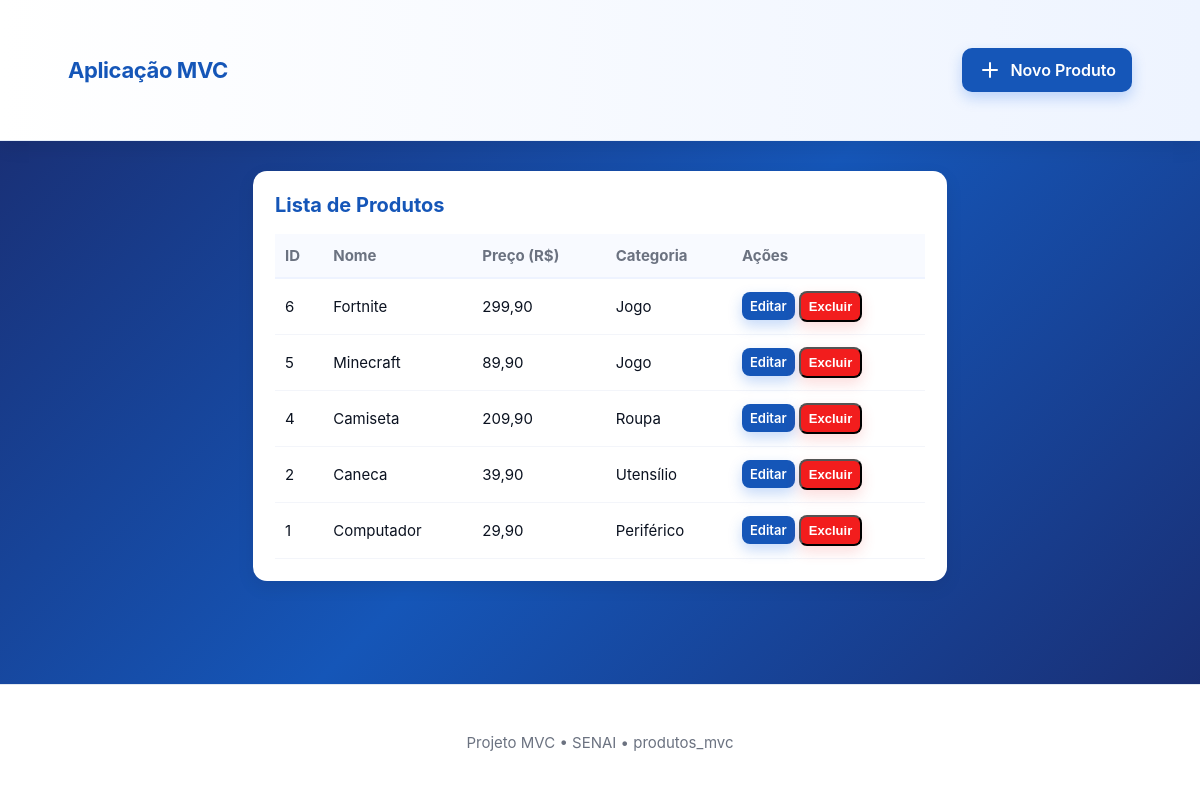
The page / on the database its author committed.
### tables this page shows
CREATE TABLE `produtos` (
  `id` int(11) NOT NULL,
  `nome` varchar(100) NOT NULL,
  `preco` decimal(10,2) NOT NULL,
  `categoria` varchar(50) NOT NULL
);

### app/controllers/ProdutoController.php (called while the page is built, shortened)
<?php
class ProdutoController {
    private $model;
    public function __construct($model) {
        $this->model = $model;
    }
    public function index() {
        $produtos = $this->model->all();
        require __DIR__ . '/../views/layout/header.php';
        require __DIR__ . '/../views/produtos/index.php';
        require __DIR__ . '/../views/layout/footer.php';
    }
}

### public/index.php (called while the page is built, shortened)
<?php
require_once __DIR__ . '/../app/models/Produto.php';
require_once __DIR__ . '/../app/controllers/ProdutoController.php';
$action = isset($_GET['a']) ? $_GET['a'] : 'index';
$db = new Database();
$produtoModel = new Produto($db->pdo);
$controllerObj = new ProdutoController($produtoModel);
$controllerObj->{$action}();

### app/models/Produto.php (called while the page is built, shortened)
<?php
class Produto {
    private $pdo;
    public function __construct(PDO $pdo) {
        $this->pdo = $pdo;
    }
    public function all() {
        $stmt = $this->pdo->query('SELECT * FROM produtos ORDER BY id DESC');
        return $stmt->fetchAll();
    }
}

### app/views/produtos/index.php (the view)
<section class="card">
    <h2>Lista de Produtos</h2>
    <?php if (count($produtos) === 0): ?>
        <p class="muted">Nenhum produto cadastrado. Clique em "+ Novo Produto" para adicionar.</p>
    <?php else: ?>
        <table class="table">
            <thead>
                <tr><th>ID</th><th>Nome</th><th>Preço (R$)</th><th>Categoria</th><th>Ações</th></tr>
            </thead>
            <tbody>
                <?php foreach ($produtos as $p): ?>
                <tr>
                    <td><?= htmlspecialchars($p['id']) ?></td>
                    <td><?= htmlspecialchars($p['nome']) ?></td>
                    <td><?= number_format($p['preco'], 2, ',', '.') ?></td>
                    <td><?= htmlspecialchars($p['categoria']) ?></td>
                    <td class="acoes">
                        <a class="btn small" href="index.php?a=edit&id=<?= $p['id'] ?>">Editar</a>
                        <button class="btn small danger" onclick="confirmDelete(<?= $p['id'] ?>)">Excluir</button>
                    </td>
                </tr>
                <?php endforeach; ?>
            </tbody>
        </table>
    <?php endif; ?>
</section>

### app/views/layout/header.php (shortened to what this page needs)
<!doctype html>
<html lang="pt-br">
<head>
    <link rel="stylesheet" href="../assets/css/style.css">
</head>
<body>
    <header class="top">
        <div class="container">
            <h1>Aplicação MVC</h1>
            <a class="btn" href="index.php?a=create">
                <i data-lucide="plus"></i> Novo Produto
            </a>
        </div>
    </header>
    <main class="container">

### app/views/layout/footer.php (shortened to what this page needs)
</main>
<footer class="footer">
    <div class="container">
        <span>Projeto MVC • SENAI • produtos_mvc</span>
    </div>
</footer>
</body>
</html>

### assets/css/style.css (style rules this page uses)
:root { --bg: linear-gradient(135deg, #1a2a6c 0%, #1556b8 50%, #1a2a6c 100%); --card: #ffffff; --accent: #1556b8; --accent-hover: #1556b8; --muted: #6b7280; --danger: #f21d1d; --radius: 14px; --shadow: 0 6px 18px rgba(0, 0, 0, 0.08); --transition: all 0.25s ease; font-family: "Inter", system-ui, -apple-system, "Helvetica Neue", Arial; }
* { box-sizing: border-box; }
body { margin: 0; background: var(--bg); color: #0b1220; -webkit-font-smoothing: antialiased; min-height: 100vh; display: flex; flex-direction: column; }
.container { max-width: 1100px; margin: 30px auto; padding: 0 18px; }
.top { background: linear-gradient(90deg, #ffffff 0%, #eef4ff 100%); border-bottom: 1px solid #e6eef8; padding: 18px 0; box-shadow: var(--shadow); position: sticky; top: 0; z-index: 10; }
header .container { display: flex; align-items: center; justify-content: space-between; flex-wrap: wrap; gap: 12px; }
header h1 { margin: 0; font-size: 22px; letter-spacing: -0.4px; color: var(--accent); font-weight: 700; }
.btn { background: var(--accent); color: white; padding: 10px 16px; border-radius: 10px; text-decoration: none; display: inline-flex; align-items: center; gap: 8px; font-weight: 600; transition: var(--transition); box-shadow: 0 6px 14px rgba(29, 109, 231, 0.25); }
.btn.small { padding: 6px 8px; font-size: 13px; border-radius: 8px; }
.btn.danger { background: var(--danger); box-shadow: 0 6px 14px rgba(239, 68, 68, 0.18); }
main { flex: 1; margin-top: 18px; }
.card { background: var(--card); border-radius: var(--radius); padding: 22px; box-shadow: var(--shadow); margin-bottom: 24px; transition: var(--transition); }
h2 { margin-top: 0; font-size: 20px; color: var(--accent); }
.table { width: 100%; border-collapse: collapse; min-width: 650px; }
.table thead th { text-align: left; padding: 12px 10px; color: var(--muted); font-size: 15px; border-bottom: 2px solid #eef3ff; background: #f8faff; }
.table tbody td { padding: 12px 10px; border-bottom: 1px solid #f3f5fa; vertical-align: middle; font-size: 15px; }
.footer { padding: 18px 0; text-align: center; color: var(--muted); font-size: 15px; background: #fff; border-top: 1px solid #e2e8f0; }

### rows shown on the page
produtos: id "6", nome "Fortnite", preco "299,90", categoria "Jogo"
produtos: id "5", nome "Minecraft", preco "89,90", categoria "Jogo"
produtos: id "4", nome "Camiseta", preco "209,90", categoria "Roupa"
produtos: id "2", nome "Caneca", preco "39,90", categoria "Utensílio"
produtos: id "1", nome "Computador", preco "29,90", categoria "Periférico"
